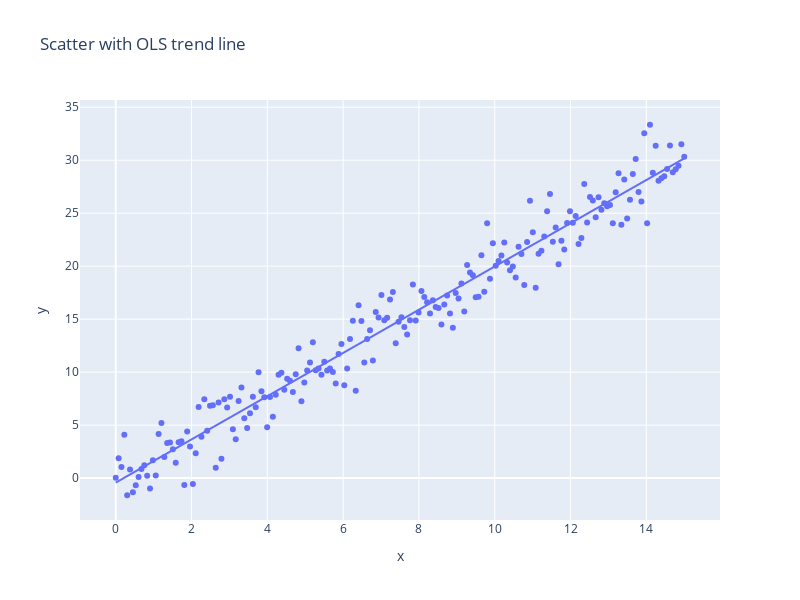

The code cell stored with this chart in its notebook:
### Markdown cell above
3. Add a line that captures the linear relationship in the data. To do this,  simply add the argument `trendline` and pass the string `ols`.  This will draw the line determined by the Ordinary Least Squares regression (OLS) method.

### Code cell
fig = px.scatter(df, x='x', y ='y', 
                 trendline="ols",
                 height=600, width=800,
                 title='Scatter with OLS trend line')
fig.show()

### Figure 1 — Plotly figure (JSON) as saved in the notebook; plotly's stock layout.template omitted (floating-point values rounded to 4 significant figures; data arrays with more than 128 entries replaced by an {"elided": "..."} marker saying what was removed)
{"data": [{"hovertemplate": "x=%{x}<br>y=%{y}<extra></extra>", "legendgroup": "", "marker": {"color": "#636efa", "symbol": "circle"}, "mode": "markers", "name": "", "orientation": "v", "showlegend": false, "type": "scatter", "x": {"elided": "200 float values"}, "xaxis": "x", "y": {"elided": "200 float values"}, "yaxis": "y"}, {"hovertemplate": "<b>OLS trendline</b><br>y = 2.03851 * x + -0.415623<br>R<sup>2</sup>=0.958253<br><br>x=%{x}<br>y=%{y} <b>(trend)</b><extra></extra>", "legendgroup": "", "marker": {"color": "#636efa", "symbol": "circle"}, "mode": "lines", "name": "", "showlegend": false, "type": "scatter", "x": {"elided": "200 float values"}, "xaxis": "x", "y": {"elided": "200 float values"}, "yaxis": "y"}], "layout": {"height": 600, "legend": {"tracegroupgap": 0}, "title": {"text": "Scatter with OLS trend line"}, "width": 800, "xaxis": {"anchor": "y", "domain": [0, 1], "title": {"text": "x"}}, "yaxis": {"anchor": "x", "domain": [0, 1], "title": {"text": "y"}}}}
